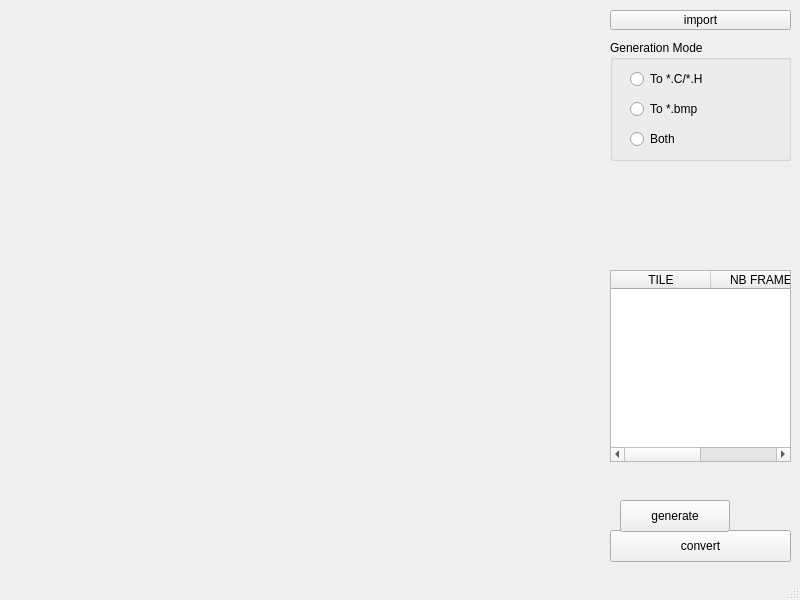
<?xml version="1.0" encoding="UTF-8"?>
<ui version="4.0">
 <class>MainWindow</class>
 <widget class="QMainWindow" name="MainWindow">
  <property name="geometry">
   <rect>
    <x>0</x>
    <y>0</y>
    <width>800</width>
    <height>600</height>
   </rect>
  </property>
  <property name="maximumSize">
   <size>
    <width>800</width>
    <height>600</height>
   </size> 
  </property>
  <property name="windowTitle">
   <string>MainWindow</string>
  </property>
  <widget class="QWidget" name="centralwidget">
   <widget class="QPushButton" name="ImportButton">
    <property name="geometry">
     <rect>
      <x>610</x>
      <y>10</y>
      <width>181</width>
      <height>20</height>
     </rect>
    </property>
    <property name="text">
     <string>import</string>
    </property>
   </widget>
   <widget class="QPushButton" name="pushButton_2">
    <property name="geometry">
     <rect>
      <x>610</x>
      <y>530</y>
      <width>181</width>
      <height>32</height>
     </rect>
    </property>
    <property name="text">
     <string>convert</string>
    </property>
   </widget>
   <widget class="QLabel" name="label">
    <property name="geometry">
     <rect>
      <x>10</x>
      <y>10</y>
      <width>501</width>
      <height>541</height>
     </rect>
    </property>
    <property name="text">
     <string/>
    </property>
   </widget>
   <widget class="QPushButton" name="Generate">
    <property name="geometry">
     <rect>
      <x>620</x>
      <y>500</y>
      <width>110</width>
      <height>32</height>
     </rect>
    </property>
    <property name="text">
     <string>generate</string>
    </property>
   </widget>
   <widget class="QGroupBox" name="groupBox">
    <property name="geometry">
     <rect>
      <x>610</x>
      <y>40</y>
      <width>181</width>
      <height>121</height>
     </rect>
    </property>
    <property name="title">
     <string>Generation Mode</string>
    </property>
    <widget class="QRadioButton" name="CHButton">
     <property name="geometry">
      <rect>
       <x>20</x>
       <y>30</y>
       <width>97</width>
       <height>18</height>
      </rect>
     </property>
     <property name="text">
      <string>To *.C/*.H</string>
     </property>
    </widget>
    <widget class="QRadioButton" name="BMPButton">
     <property name="geometry">
      <rect>
       <x>20</x>
       <y>60</y>
       <width>97</width>
       <height>18</height>
      </rect>
     </property>
     <property name="text">
      <string>To *.bmp</string>
     </property>
    </widget>
    <widget class="QRadioButton" name="BothButton">
     <property name="geometry">
      <rect>
       <x>20</x>
       <y>90</y>
       <width>121</width>
       <height>18</height>
      </rect>
     </property>
     <property name="text">
      <string>Both</string>
     </property>
    </widget>
   </widget>
   <widget class="QTableWidget" name="tableWidget">
    <property name="geometry">
     <rect>
      <x>610</x>
      <y>270</y>
      <width>181</width>
      <height>192</height>
     </rect>
    </property>
    <column>
     <property name="text">
      <string>TILE</string>
     </property>
    </column>
    <column>
     <property name="text">
      <string>NB FRAME</string>
     </property>
    </column>
   </widget>
  </widget>
  <widget class="QMenuBar" name="menubar">
   <property name="geometry">
    <rect>
     <x>0</x>
     <y>0</y>
     <width>800</width>
     <height>22</height>
    </rect>
   </property>
  </widget>
  <widget class="QStatusBar" name="statusbar"/>
 </widget>
 <resources/>
 <connections/>
</ui>
